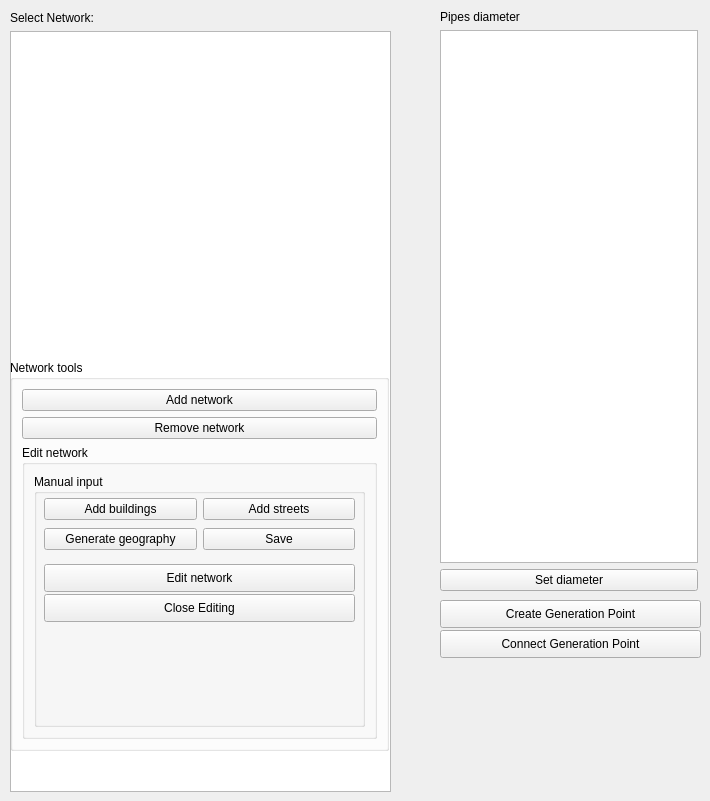
          <widget class="QWidget" name="tab_4">
           <attribute name="title">
            <string>DHN</string>
           </attribute>
           <widget class="QWidget" name="layoutWidget">
            <property name="geometry">
             <rect>
              <x>10</x>
              <y>11</y>
              <width>381</width>
              <height>781</height>
             </rect>
            </property>
            <layout class="QVBoxLayout" name="verticalLayout">
             <item>
              <widget class="QLabel" name="label_81">
               <property name="sizePolicy">
                <sizepolicy hsizetype="Preferred" vsizetype="Fixed">
                 <horstretch>0</horstretch>
                 <verstretch>0</verstretch>
                </sizepolicy>
               </property>
               <property name="text">
                <string>Select Network:</string>
               </property>
              </widget>
             </item>
             <item>
              <widget class="QListWidget" name="listWidget_4">
               <property name="enabled">
                <bool>true</bool>
               </property>
               <property name="sizePolicy">
                <sizepolicy hsizetype="Minimum" vsizetype="Preferred">
                 <horstretch>0</horstretch>
                 <verstretch>0</verstretch>
                </sizepolicy>
               </property>
              </widget>
             </item>
            </layout>
           </widget>
           <widget class="QWidget" name="layoutWidget">
            <property name="geometry">
             <rect>
              <x>440</x>
              <y>10</y>
              <width>258</width>
              <height>581</height>
             </rect>
            </property>
            <layout class="QVBoxLayout" name="verticalLayout_5">
             <item>
              <widget class="QLabel" name="label_35">
               <property name="text">
                <string>Pipes diameter</string>
               </property>
              </widget>
             </item>
             <item>
              <widget class="QListWidget" name="pipesDiameter"/>
             </item>
             <item>
              <widget class="QPushButton" name="setDiameter">
               <property name="text">
                <string>Set diameter</string>
               </property>
              </widget>
             </item>
            </layout>
           </widget>
           <widget class="QPushButton" name="connect_generation_point">
            <property name="geometry">
             <rect>
              <x>440</x>
              <y>630</y>
              <width>261</width>
              <height>28</height>
             </rect>
            </property>
            <property name="text">
             <string>Connect Generation Point</string>
            </property>
           </widget>
           <widget class="QPushButton" name="create_generation_point">
            <property name="geometry">
             <rect>
              <x>440</x>
              <y>600</y>
              <width>261</width>
              <height>28</height>
             </rect>
            </property>
            <property name="text">
             <string>Create Generation Point</string>
            </property>
           </widget>
           <widget class="QGroupBox" name="groupBox_2">
            <property name="geometry">
             <rect>
              <x>10</x>
              <y>360</y>
              <width>379</width>
              <height>391</height>
             </rect>
            </property>
            <property name="title">
             <string>Network tools</string>
            </property>
            <layout class="QVBoxLayout" name="verticalLayout_4">
             <item>
              <widget class="QPushButton" name="addNetwork">
               <property name="toolTip">
                <string notr="true">&lt;html&gt;&lt;head/&gt;&lt;body&gt;&lt;p&gt;Add an empty heating network. Use the Router Optimizer to add pipes and buildings to the network.&lt;/p&gt;&lt;/body&gt;&lt;/html&gt;</string>
               </property>
               <property name="toolTipDuration">
                <number>8000</number>
               </property>
               <property name="text">
                <string>Add network</string>
               </property>
              </widget>
             </item>
             <item>
              <widget class="QPushButton" name="pushButton_4">
               <property name="toolTip">
                <string notr="true">&lt;html&gt;&lt;head/&gt;&lt;body&gt;&lt;p&gt;Removes the selected networks.&lt;/p&gt;&lt;/body&gt;&lt;/html&gt;</string>
               </property>
               <property name="toolTipDuration">
                <number>4000</number>
               </property>
               <property name="text">
                <string>Remove network</string>
               </property>
              </widget>
             </item>
             <item>
              <widget class="QgsCollapsibleGroupBox" name="Extension_mGroupBox">
               <property name="enabled">
                <bool>true</bool>
               </property>
               <property name="sizePolicy">
                <sizepolicy hsizetype="Preferred" vsizetype="Preferred">
                 <horstretch>0</horstretch>
                 <verstretch>0</verstretch>
                </sizepolicy>
               </property>
               <property name="minimumSize">
                <size>
                 <width>0</width>
                 <height>0</height>
                </size>
               </property>
               <property name="toolTip">
                <string>&lt;html&gt;&lt;head/&gt;&lt;body&gt;&lt;p&gt;If a DHC network already exists, the optimizer can take into account the existing facilities by selecting streets and buildings considered as already existing. Buildings and streets layers have to be defined to access the controls.&lt;/p&gt;&lt;/body&gt;&lt;/html&gt;</string>
               </property>
               <property name="title">
                <string>Edit network</string>
               </property>
               <property name="collapsed" stdset="0">
                <bool>false</bool>
               </property>
               <property name="saveCollapsedState" stdset="0">
                <bool>false</bool>
               </property>
               <layout class="QGridLayout" name="gridLayout_5">
                <item row="0" column="0">
                 <layout class="QVBoxLayout" name="extension_mode_layout">
                  <item>
                   <widget class="QGroupBox" name="manual_input_extension_group">
                    <property name="enabled">
                     <bool>true</bool>
                    </property>
                    <property name="minimumSize">
                     <size>
                      <width>0</width>
                      <height>90</height>
                     </size>
                    </property>
                    <property name="title">
                     <string>Manual input</string>
                    </property>
                    <widget class="QWidget" name="horizontalLayoutWidget_18">
                     <property name="geometry">
                      <rect>
                       <x>10</x>
                       <y>20</y>
                       <width>311</width>
                       <height>31</height>
                      </rect>
                     </property>
                     <layout class="QHBoxLayout" name="horizontalLayout_66">
                      <item>
                       <widget class="QPushButton" name="add_old_buildings_button">
                        <property name="enabled">
                         <bool>true</bool>
                        </property>
                        <property name="text">
                         <string>Add buildings</string>
                        </property>
                       </widget>
                      </item>
                      <item>
                       <widget class="QPushButton" name="add_old_streets_button">
                        <property name="enabled">
                         <bool>true</bool>
                        </property>
                        <property name="text">
                         <string>Add streets</string>
                        </property>
                       </widget>
                      </item>
                     </layout>
                    </widget>
                    <widget class="QWidget" name="horizontalLayoutWidget_62">
                     <property name="geometry">
                      <rect>
                       <x>10</x>
                       <y>50</y>
                       <width>311</width>
                       <height>31</height>
                      </rect>
                     </property>
                     <layout class="QHBoxLayout" name="horizontalLayout_4">
                      <item>
                       <widget class="QPushButton" name="generate_existing_network_button">
                        <property name="enabled">
                         <bool>true</bool>
                        </property>
                        <property name="text">
                         <string>Generate geography</string>
                        </property>
                       </widget>
                      </item>
                      <item>
                       <widget class="QPushButton" name="save_existing_network_button">
                        <property name="text">
                         <string>Save</string>
                        </property>
                       </widget>
                      </item>
                     </layout>
                    </widget>
                    <widget class="QPushButton" name="add_existing_network_button">
                     <property name="enabled">
                      <bool>true</bool>
                     </property>
                     <property name="geometry">
                      <rect>
                       <x>10</x>
                       <y>90</y>
                       <width>311</width>
                       <height>28</height>
                      </rect>
                     </property>
                     <property name="text">
                      <string>Edit network</string>
                     </property>
                    </widget>
                    <widget class="QPushButton" name="closeEditing">
                     <property name="geometry">
                      <rect>
                       <x>10</x>
                       <y>120</y>
                       <width>311</width>
                       <height>28</height>
                      </rect>
                     </property>
                     <property name="text">
                      <string>Close Editing</string>
                     </property>
                    </widget>
                   </widget>
                  </item>
                 </layout>
                </item>
               </layout>
              </widget>
             </item>
            </layout>
           </widget>
          </widget>
